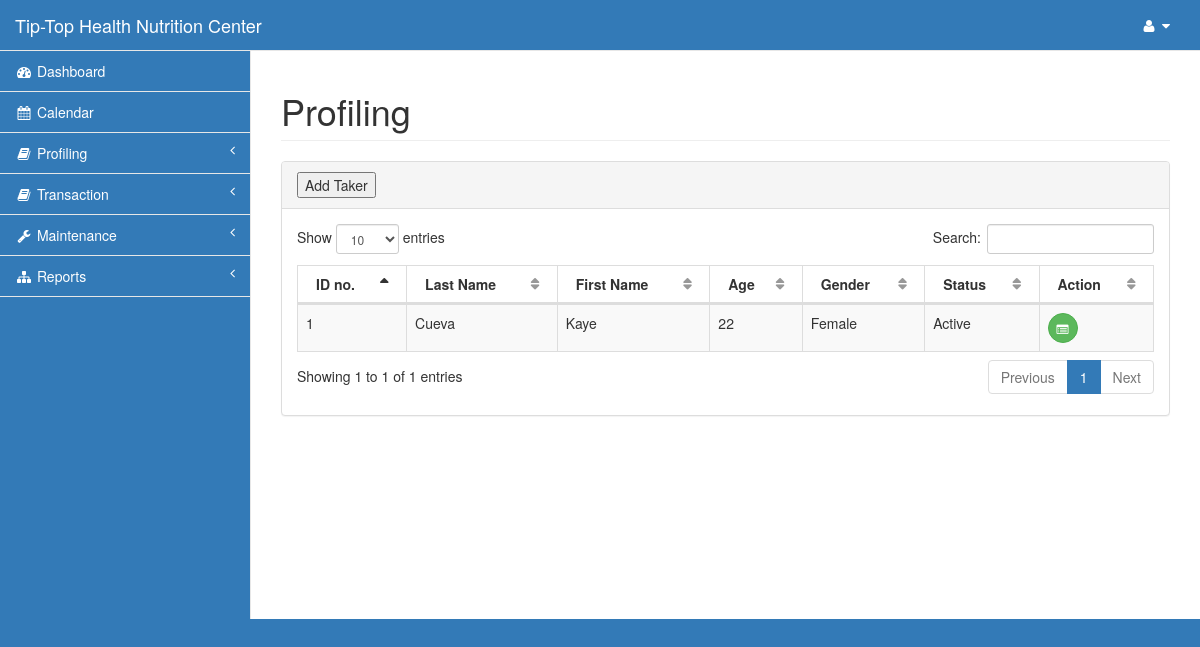
Before: /pages/profiling.php (signed in) with the older database file.
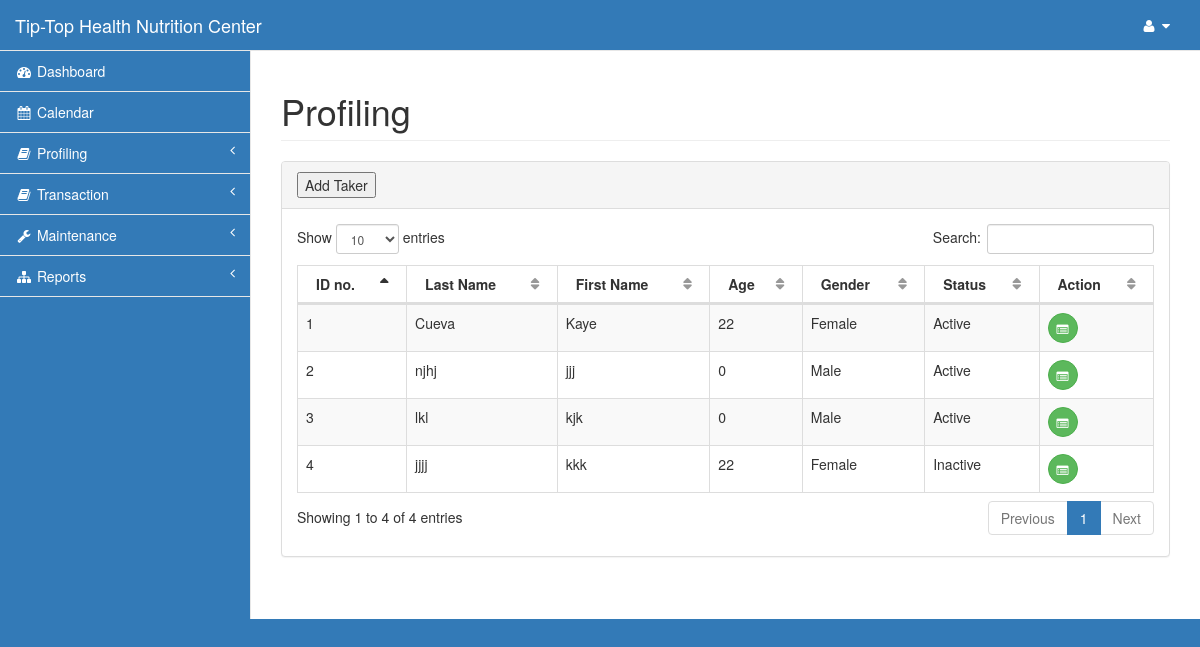
After: the same page with the newer database file.
### tables this page shows
CREATE TABLE `taker` (
  `id` int(11) NOT NULL,
  `last` varchar(15) NOT NULL,
  `first` varchar(15) NOT NULL,
  `phone` varchar(11) NOT NULL,
  `gender` varchar(6) NOT NULL,
  `bday` date NOT NULL,
  `referrer_id` int(11) NOT NULL,
  `referrer_contact` varchar(30) NOT NULL,
  `address` varchar(100) NOT NULL,
  `email` varchar(30) NOT NULL,
  `status` varchar(8) NOT NULL,
  `points` decimal(7,2) NOT NULL,
  `discount` decimal(10,2) NOT NULL,
  `height` decimal(5,2) NOT NULL,
  `orig_weight` decimal(5,2) NOT NULL
);

### pages/profiling.php (the view, shortened to what this page needs)
<?php include('session.php');?>
<!DOCTYPE html>
<html lang="en">
<head>
    <?php include('css.php');?>
</head>
<body>
    <div id="wrapper">
        <?php include('nav.php');?>
        <div id="page-wrapper">
            <div class="row">
                <div class="col-lg-12">
                    <h1 class="page-header">Profiling</h1>
                </div>
            </div>
            <div class="row">
                <div class="col-lg-12">
                    <div class="panel panel-default">
                        <div class="panel-heading">
                            <button>Add Taker</button>
                        </div>
                        <div class="panel-body">
                            <table width="100%" class="table table-striped table-bordered table-hover" id="dataTables-example">
                                <thead>
                                    <tr>
                                        <th>ID no.</th>
                                        <th>Last Name</th>
                                        <th>First Name</th>
                                        <th>Age</th>
                                        <th>Gender</th>
                                        <th>Status</th>
                                        <th>Action</th>
                                    </tr>
                                </thead>
                                <tbody>
<?php
        $query=mysqli_query($con,"select * from taker order by last,first")or die(mysqli_error($con));
          while ($row=mysqli_fetch_array($query)){
            $id=$row['id'];
            $age = date_create($row['bday'])->diff(date_create('today'))->y;
?>
                                    <tr class="odd gradeX">
                                        <td class="center"><?php echo $id;?></td>
                                        <td><?php echo $row['last'];?></td>
                                        <td><?php echo $row['first'];?></td>
                                        <td><?php echo $age;?></td>
                                        <td><?php echo $row['gender'];?></td>
                                        <td><?php echo $row['status'];?></td>
                                        <td>
                                            <a href="" class="btn btn-success btn-circle"><i class="fa fa-list-alt
"></i></a>
                                        </td>
                                    </tr>
<?php }?>
                                </tbody>
                            </table>
                    </div>
                </div>
            </div>
        </div>
    </div>
</body>
</html>

Changed rows visible on the page:
added taker: id "4", last "jjjj", first "kkk", bday "22", gender "Female", status "Inactive"
added taker: id "3", last "lkl", first "kjk", age "0", gender "Male", status "Active"
added taker: id "2", last "njhj", first "jjj", age "0", gender "Male", status "Active"
Other visible differences:
text written by a page script: "Show entries Search: Showing 1 to 1 of 1 entries Previous 1 Next" → "Show entries Search: Showing 1 to 4 of 4 entries Previous 1 Next"
